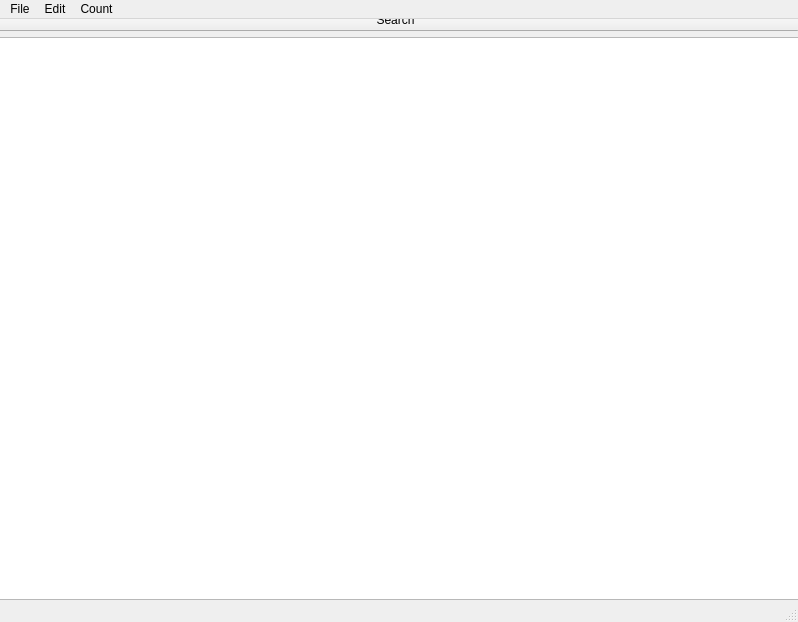
<?xml version="1.0" encoding="UTF-8"?>
<ui version="4.0">
 <class>MainWindow</class>
 <widget class="QMainWindow" name="MainWindow">
  <property name="geometry">
   <rect>
    <x>0</x>
    <y>0</y>
    <width>798</width>
    <height>622</height>
   </rect>
  </property>
  <property name="windowTitle">
   <string>MainWindow</string>
  </property>
  <widget class="QWidget" name="centralwidget">
   <widget class="QWidget" name="verticalLayoutWidget">
    <property name="geometry">
     <rect>
      <x>-10</x>
      <y>-10</y>
      <width>811</width>
      <height>591</height>
     </rect>
    </property>
    <layout class="QVBoxLayout" name="verticalLayout">
     <item alignment="Qt::AlignHCenter|Qt::AlignVCenter">
      <widget class="QPushButton" name="pushButton">
       <property name="minimumSize">
        <size>
         <width>809</width>
         <height>0</height>
        </size>
       </property>
       <property name="text">
        <string>Search</string>
       </property>
      </widget>
     </item>
     <item>
      <widget class="QTextEdit" name="textEdit"/>
     </item>
    </layout>
   </widget>
  </widget>
  <widget class="QMenuBar" name="menubar">
   <property name="geometry">
    <rect>
     <x>0</x>
     <y>0</y>
     <width>798</width>
     <height>25</height>
    </rect>
   </property>
   <widget class="QMenu" name="menuFile">
    <property name="title">
     <string>File</string>
    </property>
    <addaction name="actionNew"/>
    <addaction name="actionAdd_text"/>
    <addaction name="actionOpen"/>
    <addaction name="actionMerge"/>
    <addaction name="actionEmpty"/>
    <addaction name="actionSearch"/>
    <addaction name="actionSave"/>
   </widget>
   <widget class="QMenu" name="menuEdit">
    <property name="title">
     <string>Edit</string>
    </property>
    <addaction name="actionEncrypt"/>
    <addaction name="actionDecrypt"/>
    <addaction name="actionUpper_case"/>
    <addaction name="actionLower_case"/>
    <addaction name="action1st_Upper"/>
   </widget>
   <widget class="QMenu" name="menuCount">
    <property name="title">
     <string>Count</string>
    </property>
    <addaction name="actionWords"/>
    <addaction name="actionCharacters"/>
    <addaction name="actionLines"/>
    <addaction name="actionWord_repetition"/>
   </widget>
   <addaction name="menuFile"/>
   <addaction name="menuEdit"/>
   <addaction name="menuCount"/>
  </widget>
  <widget class="QStatusBar" name="statusbar"/>
  <action name="actionAdd_text">
   <property name="icon">
    <iconset resource="Resources.qrc">
     <normaloff>:/IMG/add-text.png</normaloff>:/IMG/add-text.png</iconset>
   </property>
   <property name="text">
    <string>Add text</string>
   </property>
  </action>
  <action name="actionNew">
   <property name="icon">
    <iconset resource="Resources.qrc">
     <normaloff>:/IMG/new.png</normaloff>:/IMG/new.png</iconset>
   </property>
   <property name="text">
    <string>New</string>
   </property>
  </action>
  <action name="actionOpen">
   <property name="icon">
    <iconset>
     <normalon>:/IMG/display.png</normalon>
    </iconset>
   </property>
   <property name="text">
    <string>Open</string>
   </property>
  </action>
  <action name="actionEmpty">
   <property name="icon">
    <iconset resource="Resources.qrc">
     <normaloff>:/IMG/empty-folder.png</normaloff>:/IMG/empty-folder.png</iconset>
   </property>
   <property name="text">
    <string>Empty</string>
   </property>
  </action>
  <action name="actionSearch">
   <property name="icon">
    <iconset>
     <normalon>:/IMG/search.png</normalon>
    </iconset>
   </property>
   <property name="text">
    <string>Search</string>
   </property>
  </action>
  <action name="actionSave">
   <property name="icon">
    <iconset>
     <normalon>:/IMG/save.png</normalon>
    </iconset>
   </property>
   <property name="text">
    <string>Save</string>
   </property>
  </action>
  <action name="actionEncrypt">
   <property name="icon">
    <iconset>
     <normalon>:/IMG/encrypted.png</normalon>
    </iconset>
   </property>
   <property name="text">
    <string>Encrypt</string>
   </property>
  </action>
  <action name="actionDecrypt">
   <property name="icon">
    <iconset>
     <normalon>:/IMG/decryption.png</normalon>
    </iconset>
   </property>
   <property name="text">
    <string>Decrypt</string>
   </property>
  </action>
  <action name="actionUpper_case">
   <property name="icon">
    <iconset>
     <normalon>:/IMG/upper-case.png</normalon>
    </iconset>
   </property>
   <property name="text">
    <string>Upper case</string>
   </property>
  </action>
  <action name="actionLower_case">
   <property name="icon">
    <iconset>
     <normalon>:/IMG/lower-case.png</normalon>
    </iconset>
   </property>
   <property name="text">
    <string>Lower case</string>
   </property>
  </action>
  <action name="action1st_Upper">
   <property name="icon">
    <iconset resource="Resources.qrc">
     <normaloff>:/IMG/1st.upper.png</normaloff>:/IMG/1st.upper.png</iconset>
   </property>
   <property name="text">
    <string>1st Upper</string>
   </property>
  </action>
  <action name="actionWords">
   <property name="text">
    <string>Words</string>
   </property>
  </action>
  <action name="actionCharacters">
   <property name="text">
    <string>Characters</string>
   </property>
  </action>
  <action name="actionLines">
   <property name="text">
    <string>Lines</string>
   </property>
  </action>
  <action name="actionWord_repetition">
   <property name="text">
    <string>Word repetition</string>
   </property>
  </action>
  <action name="actionMerge">
   <property name="icon">
    <iconset resource="Resources.qrc">
     <normaloff>:/IMG/merge.png</normaloff>:/IMG/merge.png</iconset>
   </property>
   <property name="text">
    <string>Merge</string>
   </property>
  </action>
 </widget>
 <resources>
  <include location="Resources.qrc"/>
 </resources>
 <connections/>
</ui>
